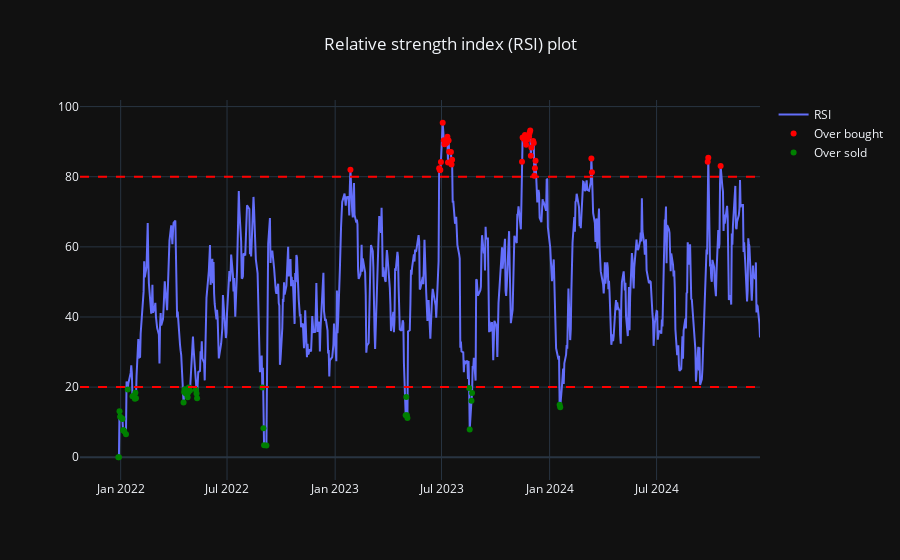

The notebook cell this image was saved under:
### Code cell
df_rsi = strategy.calc_RSI(df)
strategy.show_RSI(df_rsi)

### Figure 1 — Plotly figure (JSON) as saved in the notebook; plotly's stock layout.template omitted (floating-point values rounded to 4 significant figures; data arrays with more than 128 entries replaced by an {"elided": "..."} marker saying what was removed)
{"data": [{"name": "RSI", "type": "scatter", "x": {"elided": "755 str values"}, "y": {"elided": "755 float values"}}, {"marker": {"color": "red"}, "mode": "markers", "name": "Over bought", "type": "scatter", "x": ["2021-12-27", "2023-01-27", "2023-06-27", "2023-06-28", "2023-06-29", "2023-06-30", "2023-07-03", "2023-07-05", "2023-07-06", "2023-07-07", "2023-07-10", "2023-07-11", "2023-07-12", "2023-07-13", "2023-07-14", "2023-07-17", "2023-07-18", "2023-07-19", "2023-11-15", "2023-11-16", "2023-11-17", "2023-11-20", "2023-11-21", "2023-11-22", "2023-11-24", "2023-11-27", "2023-11-28", "2023-11-29", "2023-11-30", "2023-12-01", "2023-12-04", "2023-12-05", "2023-12-06", "2023-12-07", "2023-12-08", "2024-03-12", "2024-03-13", "2024-09-26", "2024-09-27", "2024-10-18"], "y": [null, 81.98, 82.43, 81.93, 81.95, 84.23, 95.39, 90.43, 89.23, 89.33, 89.71, 91.42, 84.05, 90.36, 87.13, 87.08, 83.48, 84.85, 84.25, 91.15, 90.96, 91.88, 90.09, 89.14, 90.65, 91.5, 92.57, 93.18, 85.96, 88.33, 90.15, 89.65, 80.31, 82.45, 84.57, 85.17, 81.29, 84.29, 85.4, 83.04]}, {"marker": {"color": "green"}, "mode": "markers", "name": "Over sold", "type": "scatter", "x": ["2021-12-28", "2021-12-29", "2021-12-30", "2021-12-31", "2022-01-03", "2022-01-04", "2022-01-05", "2022-01-06", "2022-01-07", "2022-01-10", "2022-01-13", "2022-01-21", "2022-01-24", "2022-01-25", "2022-01-26", "2022-01-27", "2022-04-18", "2022-04-19", "2022-04-20", "2022-04-21", "2022-04-22", "2022-04-25", "2022-04-26", "2022-04-27", "2022-04-29", "2022-05-09", "2022-05-10", "2022-05-11", "2022-08-30", "2022-09-01", "2022-09-02", "2022-09-06", "2023-05-01", "2023-05-02", "2023-05-03", "2023-05-04", "2023-08-17", "2023-08-18", "2023-08-21", "2023-08-22", "2024-01-18", "2024-01-19"], "y": [0, 0, 13.15, 11.55, 11.14, 10.88, 7.699, 7.667, 7.44, 6.584, 19.34, 17.41, 17.57, 16.67, 18.37, 16.8, 15.6, 18.57, 19.42, 18.73, 18.11, 17.09, 18.49, 19.92, 19.02, 19.24, 18.19, 16.83, 19.9, 8.261, 3.451, 3.346, 11.95, 17.2, 11.97, 11.21, 19.72, 7.942, 16.12, 18.32, 14.98, 14.28]}], "layout": {"shapes": [{"line": {"color": "red", "dash": "dash"}, "type": "line", "x0": 0, "x1": 1, "xref": "x domain", "y0": 80, "y1": 80, "yref": "y"}, {"line": {"color": "red", "dash": "dash"}, "type": "line", "x0": 0, "x1": 1, "xref": "x domain", "y0": 20, "y1": 20, "yref": "y"}], "title": {"text": "Relative strength index (RSI) plot", "x": 0.5, "xanchor": "center"}, "xaxis": {"rangeslider": {"visible": false}}}}
